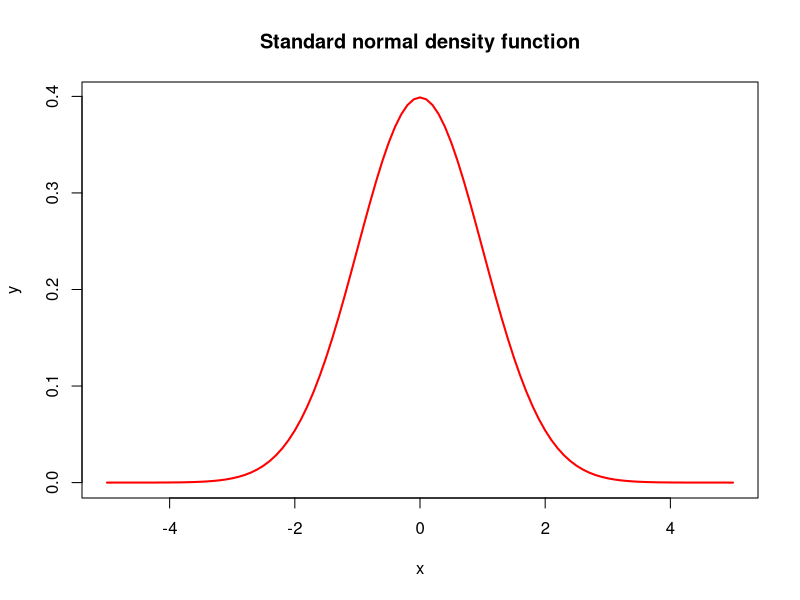
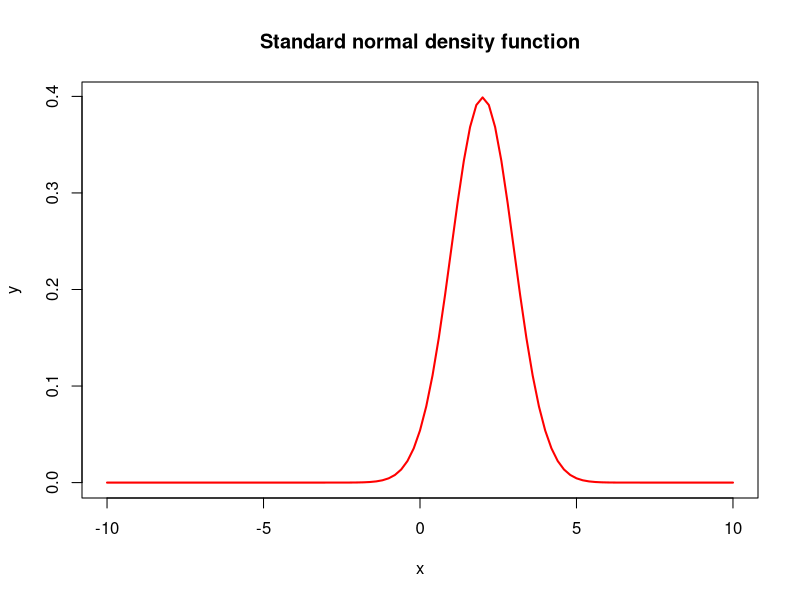
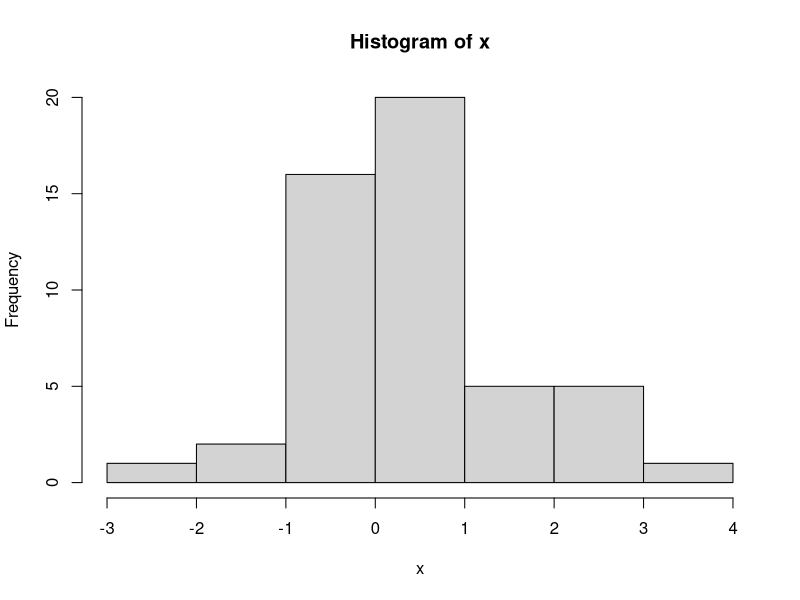
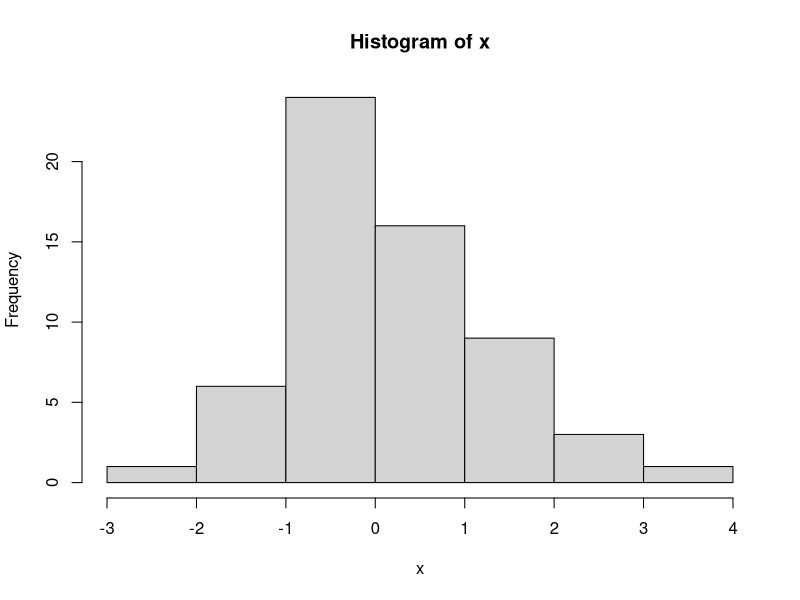
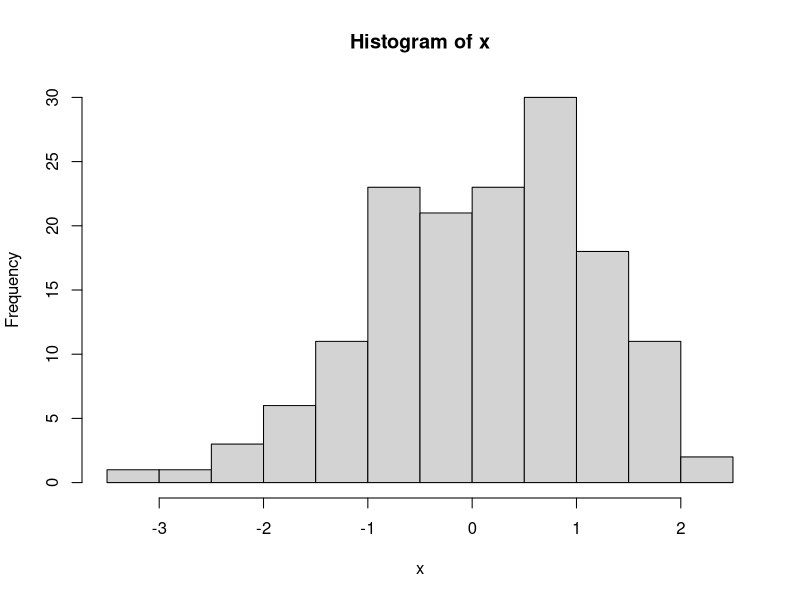
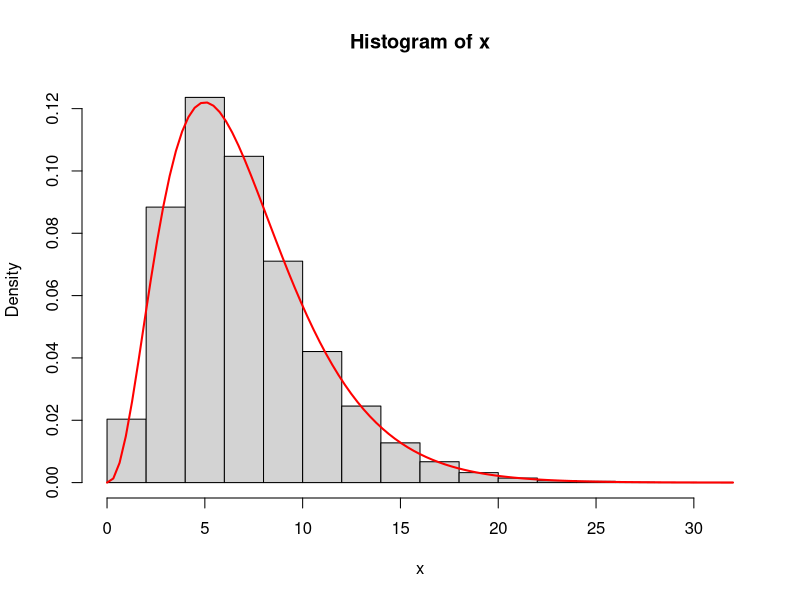
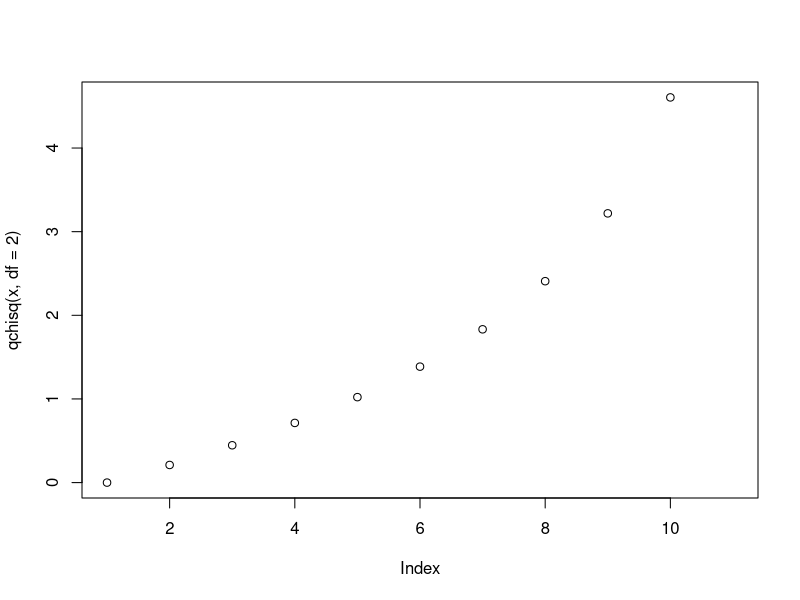
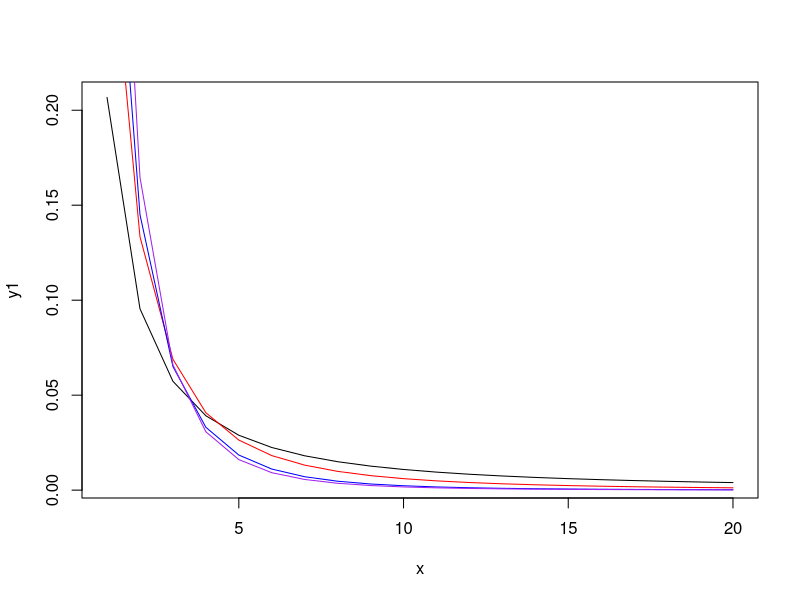

Source code (R) for these figures, in order:
## ---- chunk 1
htmltools::tagList(rmarkdown::html_dependency_font_awesome())
## ---- chunk 2
knitr::knit_hooks$set(purl = knitr::hook_purl)

options(purl = FALSE)

knitr::opts_chunk$set(purl = FALSE)
## ---- chunk 3
knitr::opts_hooks$set(eval = function(opt) {
  if (any(opt$exercise))
    opt$eval <- opt$include <- FALSE
  
  opt
})


static <- TRUE

options(width = 100)

## ---- chunk 4
library(kableExtra)
library(knitr)
## ---- chunk 5
library(survival)
## ---- chunk 6
asis_output("#### Task 1\\n")
## ---- chunk 7
asis_output('<div style="border:2px; border-style:solid; padding: 1em; border-color:#0c2074">')
## ---- chunk 8
cat('<button type="button" class="btn btn-info btn-sm" data-toggle="collapse" data-target="#normal1">Hint</button>
<div id = "normal1" class="collapse" style="border:1px; border-style:solid; padding: 1em; border-color:#6d79ac">
Use the function seq(...) to generate a sequence. Use the function dnorm(...) for the normal density function.
</div>')
## ---- chunk 9
asis_output("</div>")

asis_output("#### Solution 1\\n")
## ---- chunk 10
x <- seq(from = -5, to = 5, by = 0.1)
y <- dnorm(x)
plot(x, y, type = "l", col = "red", lwd = 2, 
     main = "Standard normal density function")
## ---- chunk 11
asis_output("#### Task 2\\n")
## ---- chunk 12
asis_output('<div style="border:2px; border-style:solid; padding: 1em; border-color:#0c2074">')
## ---- chunk 13
cat('<button type="button" class="btn btn-info btn-sm" data-toggle="collapse" data-target="#normal2">Hint</button>
<div id = "normal2" class="collapse" style="border:1px; border-style:solid; padding: 1em; border-color:#6d79ac">
Use the function dnorm(...) for the normal density function. Check the arguments mean and sd.
</div>')
## ---- chunk 14
asis_output("</div>")

asis_output("#### Solution 2\\n")
## ---- chunk 15
x <- seq(from = -10, to = 10, by = 0.2)
y <- dnorm(x, mean = 2, sd = 1)
plot(x, y, type = "l", col = "red", lwd = 2, 
     main = "Standard normal density function")
## ---- chunk 16
asis_output("#### Task 3\\n")
## ---- chunk 17
asis_output('<div style="border:2px; border-style:solid; padding: 1em; border-color:#0c2074">')
## ---- chunk 18
cat('<button type="button" class="btn btn-info btn-sm" data-toggle="collapse" data-target="#normal3">Hint</button>
<div id = "normal3" class="collapse" style="border:1px; border-style:solid; padding: 1em; border-color:#6d79ac">
Use the function pnorm(...) for the normal cumulative distribution function (cdf). Use the function qnorm(...) for the inverse of the cdf.
</div>')
## ---- chunk 19
asis_output("</div>")

asis_output("#### Solution 3\\n")
## ---- chunk 20
x <- seq(from = -10, to = 10, by = 0.2)
pnorm(q = 3, mean = 2, sd = 1)
qnorm(0.5)
qnorm(0.95)
## ---- chunk 21
asis_output("#### Task 4*\\n")
## ---- chunk 22
asis_output('<div style="border:2px; border-style:solid; padding: 1em; border-color:#0c2074">')
## ---- chunk 23
cat('<button type="button" class="btn btn-info btn-sm" data-toggle="collapse" data-target="#normal4">Hint</button>
<div id = "normal4" class="collapse" style="border:1px; border-style:solid; padding: 1em; border-color:#6d79ac">
Use the function pnorm(...) for the normal cumulative distribution function (cdf).
</div>')
## ---- chunk 24
asis_output("</div>")

asis_output("#### Solution 4*\\n")
## ---- chunk 25
x <- seq(from = -10, to = 10, by = 0.2)
pnorm(q = 3, mean = 2, sd = 1, lower.tail = FALSE)
## ---- chunk 26
asis_output("#### Task 5*\\n")
## ---- chunk 27
asis_output('<div style="border:2px; border-style:solid; padding: 1em; border-color:#0c2074">')
## ---- chunk 28
cat('<button type="button" class="btn btn-info btn-sm" data-toggle="collapse" data-target="#normal5">Hint</button>
<div id = "normal5" class="collapse" style="border:1px; border-style:solid; padding: 1em; border-color:#6d79ac">
Use the function pnorm(...) for the normal cumulative distribution function (cdf). Figure C = Figure A - Figure B:
<img src="normalA.jpeg" style="width:50%">
<img src="normalB.jpeg" style="width:50%">
<img src="normalC.jpeg" style="width:50%">
</div>')
## ---- chunk 29
asis_output("</div>")

asis_output("#### Solution 5*\\n")
## ---- chunk 30
x <- seq(from = -10, to = 10, by = 0.2)
pnorm(q = 4, mean = 2, sd = 1) - pnorm(2, mean = 2, sd = 1)
## ---- chunk 31
asis_output("#### Task 1\\n")
## ---- chunk 32
asis_output('<div style="border:2px; border-style:solid; padding: 1em; border-color:#0c2074">')
## ---- chunk 33
cat('<button type="button" class="btn btn-info btn-sm" data-toggle="collapse" data-target="#t1">Hint</button>
<div id = "t1" class="collapse" style="border:1px; border-style:solid; padding: 1em; border-color:#6d79ac">
Use the function rt(...) to generate random values from the t-distribution.
</div>')
## ---- chunk 34
asis_output("</div>")

asis_output("#### Solution 1\\n")
## ---- chunk 35
x <- rt(n = 50, df = 50 - 1)
hist(x)
## ---- chunk 36
asis_output("#### Task 2\\n")
## ---- chunk 37
asis_output('<div style="border:2px; border-style:solid; padding: 1em; border-color:#0c2074">')
## ---- chunk 38
cat('<button type="button" class="btn btn-info btn-sm" data-toggle="collapse" data-target="#t2">Hint</button>
<div id = "t2" class="collapse" style="border:1px; border-style:solid; padding: 1em; border-color:#6d79ac">
Use the function dt(...) for the probability density function from the t-distribution. Use the function pt(...) for the cumulative distribution function.
</div>')
## ---- chunk 39
asis_output("</div>")

asis_output("#### Solution 2\\n")
## ---- chunk 40
x <- c(6, -4, -2, 0, 2, 4, 6)
dt(x, df = 6)
pt(q = -2, df = 6)
pt(q = 2, df = 6, lower.tail = FALSE)
## ---- chunk 41
asis_output("#### Task 3*\\n")
## ---- chunk 42
asis_output('<div style="border:2px; border-style:solid; padding: 1em; border-color:#0c2074">')
## ---- chunk 43
cat('<button type="button" class="btn btn-info btn-sm" data-toggle="collapse" data-target="#t3">Hint</button>
<div id = "t3" class="collapse" style="border:1px; border-style:solid; padding: 1em; border-color:#6d79ac">
Use the function qt(...) for the inverse of the cumulative distribution function.
</div>')
## ---- chunk 44
asis_output("</div>")

asis_output("#### Solution 3*\\n")
## ---- chunk 45
x <- rt(n = 60, df = 60 - 1)
hist(x)
qt(p = 0.90, df = 60 - 1)
qt(p = 0.95, df = 60 - 1)

x <- rt(n = 150, df = 150 - 1)
hist(x)
qt(p = 0.90, df = 150 - 1)
qt(p = 0.95, df = 150 - 1)
## ---- chunk 46
asis_output("#### Task 1\\n")
## ---- chunk 47
asis_output('<div style="border:2px; border-style:solid; padding: 1em; border-color:#0c2074">')
## ---- chunk 48
cat('<button type="button" class="btn btn-info btn-sm" data-toggle="collapse" data-target="#chisquare1">Hint</button>
<div id = "chisquare1" class="collapse" style="border:1px; border-style:solid; padding: 1em; border-color:#6d79ac">
Use the function rchisq(...) to generate random values from the chi-square distribution. Use the function dchisq(...) for the density function.
</div>')
## ---- chunk 49
asis_output("</div>")

asis_output("#### Solution 1\\n")
## ---- chunk 50
x <- rchisq(n = 10000, df = 7)
hist(x, freq = FALSE)
curve(expr = dchisq(x, df = 7), col = "red", lwd = 2, add = T)
## ---- chunk 51
asis_output("#### Task 2*\\n")
## ---- chunk 52
asis_output('<div style="border:2px; border-style:solid; padding: 1em; border-color:#0c2074">')
## ---- chunk 53
cat('<button type="button" class="btn btn-info btn-sm" data-toggle="collapse" data-target="#chisquare2">Hint</button>
<div id = "chisquare2" class="collapse" style="border:1px; border-style:solid; padding: 1em; border-color:#6d79ac">
Use the function qchisq(...) for the chi-square quantile function.
</div>')
## ---- chunk 54
asis_output("</div>")

asis_output("#### Solution 2*\\n")
## ---- chunk 55
x <- seq(from = 0, to = 1, by = 0.1)
plot(qchisq(x, df = 2))
## ---- chunk 56
asis_output("#### Task 1\\n")
## ---- chunk 57
asis_output('<div style="border:2px; border-style:solid; padding: 1em; border-color:#0c2074">')
## ---- chunk 58
cat('<button type="button" class="btn btn-info btn-sm" data-toggle="collapse" data-target="#f1">Hint</button>
<div id = "f1" class="collapse" style="border:1px; border-style:solid; padding: 1em; border-color:#6d79ac">
Use the function df(...) for the density function. Use the function pf(...) to calculate the area under the F-curve.
</div>')
## ---- chunk 59
asis_output("</div>")

asis_output("#### Solution 1\\n")
## ---- chunk 60
x <- seq(from = 1, to = 20)
y1 <- df(x, df1 = 3, df2 = 1)
y2 <- df(x, df1 = 3, df2 = 3)
y3 <- df(x, df1 = 3, df2 = 6)
y4 <- df(x, df1 = 6, df2 = 6)

plot(x, y1, type = "l")
lines(x, y2, col = "red")
lines(x, y3, col = "blue")
lines(x, y4, col = "purple")

pf(q = 1.5, df = 10, df2 = 20, lower.tail = TRUE)
## ---- chunk 61
asis_output("#### Task 1\\n")
## ---- chunk 62
asis_output('<div style="border:2px; border-style:solid; padding: 1em; border-color:#0c2074">')
## ---- chunk 63
cat('<button type="button" class="btn btn-info btn-sm" data-toggle="collapse" data-target="#binomial1">Hint</button>
<div id = "binomial1" class="collapse" style="border:1px; border-style:solid; padding: 1em; border-color:#6d79ac">
Use the function dbinom(...) for the density function. Use the function pbinom(...) for the cumulative distribution function.
</div>')
## ---- chunk 64
asis_output("</div>")

asis_output("#### Solution 1\\n")
## ---- chunk 65
# Since only one out of 6 possible answers is correct, 
# the probability of answering a question correctly is 1/6 = 0.17
dbinom(x = 3, size = 10, prob = 0.17)

# For the probability of having 3 or less correct answers we 
# use dbinom for x = 0,..., 3.
p1 <- dbinom(x = 0, size = 10, prob = 0.17)
p2 <- dbinom(x = 1, size = 10, prob = 0.17)
p3 <- dbinom(x = 2, size = 10, prob = 0.17)
p4 <- dbinom(x = 3, size = 10, prob = 0.17)

p1 + p2 + p3 + p4

# Alternatively
pbinom(q = 3, size = 10, prob = 0.17)
## ---- chunk 66
asis_output("#### Task 2*\\n")
## ---- chunk 67
asis_output('<div style="border:2px; border-style:solid; padding: 1em; border-color:#0c2074">')
## ---- chunk 68
cat('<button type="button" class="btn btn-info btn-sm" data-toggle="collapse" data-target="#binomial2">Hint</button>
<div id = "binomial2" class="collapse" style="border:1px; border-style:solid; padding: 1em; border-color:#6d79ac">
Use the function dbinom(...) for the density function. Use the function pbinom(...) for the cumulative distribution function.
</div>')
## ---- chunk 69
asis_output("</div>")

asis_output("#### Solution 2*\\n")
## ---- chunk 70
# Since only one out of 6 possible answers is correct, 
# the probability of answering a question correctly is 1/4 = 0.25
dbinom(x = 4, size = 10, prob = 0.25)

# For the probability of having four or more correct answers 
# we use dbinom for x = 4,..., 10.
p1 <- dbinom(x = 4, size = 10, prob = 0.25)
p2 <- dbinom(x = 5, size = 10, prob = 0.25)
p3 <- dbinom(x = 6, size = 10, prob = 0.25)
p4 <- dbinom(x = 7, size = 10, prob = 0.25)
p5 <- dbinom(x = 8, size = 10, prob = 0.25)
p6 <- dbinom(x = 9, size = 10, prob = 0.25)
p7 <- dbinom(x = 10, size = 10, prob = 0.25)

p1 + p2 + p3 + p4 + p5 + p6 + p7

# Alternatively
# Note: if lower.tail = TRUE (default), probabilities are Pr(X ≤ x), otherwise, Pr(X > x).
pbinom(q = 3, size = 10, prob = 0.25, lower.tail = FALSE)
# Pr(X > x) does not include x therefore we use x-1 (4-1).
